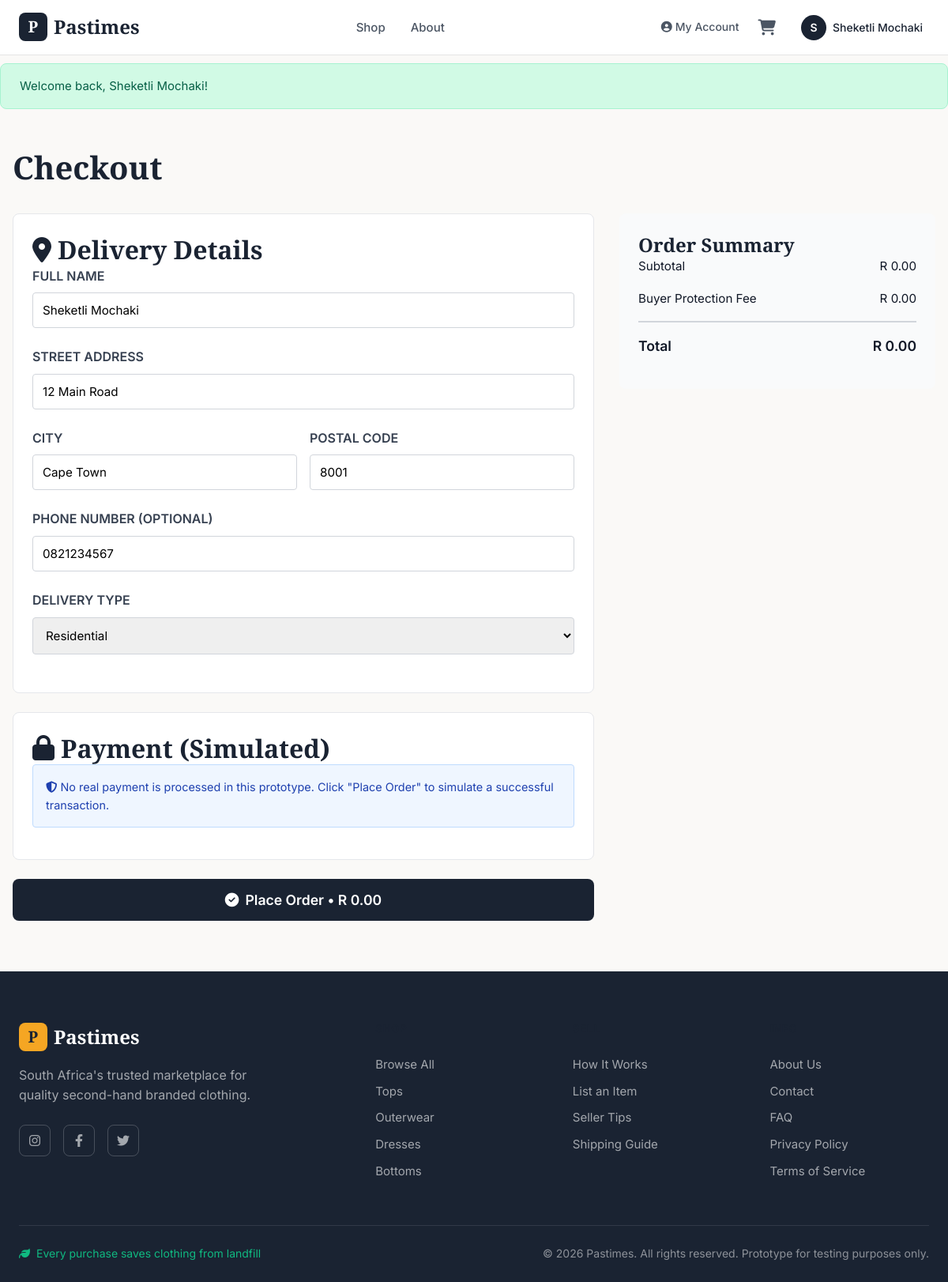
Page /checkout.php (signed in) on the committed database.
### tables this page shows
CREATE TABLE tblUser (
    userID INT AUTO_INCREMENT PRIMARY KEY,
    fullName VARCHAR(100) NOT NULL,
    email VARCHAR(150) NOT NULL UNIQUE,
    username VARCHAR(50) NOT NULL UNIQUE,
    passwordHash VARCHAR(255) NOT NULL,
    role ENUM('buyer','seller','both') DEFAULT 'buyer',
    status ENUM('pending','active','suspended') DEFAULT 'pending',
    address TEXT,
    city VARCHAR(100),
    postalCode VARCHAR(20),
    phone VARCHAR(20),
    profilePic VARCHAR(255) DEFAULT 'images/default-avatar.png',
    createdAt TIMESTAMP DEFAULT CURRENT_TIMESTAMP
);

### includes/functions.php (called while the page is built, shortened)
<?php
function formatPrice($amount) {
    return 'R ' . number_format($amount, 2);
}
?>

### checkout.php (the view, shortened to what this page needs)
<?php
require_once 'includes/DBConn.php';
require_once 'includes/functions.php';
$userID = $_SESSION['userID'];
$stmt = $conn->prepare("SELECT * FROM tblUser WHERE userID = ?");
$stmt->bind_param('i', $userID);
$stmt->execute();
$userResult = $stmt->get_result();
$user = $userResult->fetch_assoc();
$subtotal = 0;
$serviceFeesTotal = 0;
$grandTotal = $subtotal + $serviceFeesTotal;
?>
<!DOCTYPE html>
<html lang="en">
<head>
    <link rel="stylesheet" href="https://cdnjs.cloudflare.com/ajax/libs/font-awesome/6.4.0/css/all.min.css">
    <link rel="stylesheet" href="css/style.css">
</head>
<body>
    <?php include 'includes/header.php'; ?>
    <main class="container" style="max-width: 1200px; margin: 0 auto; padding: 2rem 1rem;">
        <h1 style="font-size: 2.5rem; margin-bottom: 2rem;">Checkout</h1>
        <form method="POST" class="checkout-container">
            <div class="checkout-form">
                <div style="background: white; padding: 1.5rem; border-radius: 8px; border: 1px solid #e5e7eb;">
                    <h2 style="margin-top: 0; display: flex; align-items: center; gap: 0.5rem;">
                        <i class="fas fa-map-marker-alt"></i> Delivery Details
                    </h2>
                    <div class="form-group">
                        <label for="deliveryName">FULL NAME</label>
                        <input type="text" id="deliveryName" name="deliveryName" value="<?php echo htmlspecialchars($user['fullName']); ?>" required>
                    </div>
                    <div class="form-group">
                        <label for="deliveryAddress">STREET ADDRESS</label>
                        <input type="text" id="deliveryAddress" name="deliveryAddress" value="<?php echo htmlspecialchars($user['address'] ?? ''); ?>" required>
                    </div>
                    <div class="form-row">
                        <div class="form-group">
                            <label for="deliveryCity">CITY</label>
                            <input type="text" id="deliveryCity" name="deliveryCity" value="<?php echo htmlspecialchars($user['city'] ?? ''); ?>" required>
                        </div>
                        <div class="form-group">
                            <label for="postalCode">POSTAL CODE</label>
                            <input type="text" id="postalCode" name="postalCode" value="<?php echo htmlspecialchars($user['postalCode'] ?? ''); ?>" required>
                        </div>
                    </div>
                    <div class="form-group">
                        <label for="phone">PHONE NUMBER (OPTIONAL)</label>
                        <input type="tel" id="phone" name="phone" value="<?php echo htmlspecialchars($user['phone'] ?? ''); ?>">
                    </div>
                    <div class="form-group">
                        <label for="deliveryType">DELIVERY TYPE</label>
                        <select id="deliveryType" name="deliveryType">
                            <option value="residential">Residential</option>
                        </select>
                    </div>
                </div>
                <div style="background: white; padding: 1.5rem; border-radius: 8px; border: 1px solid #e5e7eb; margin-top: 1.5rem;">
                    <h2 style="margin-top: 0; display: flex; align-items: center; gap: 0.5rem;">
                        <i class="fas fa-lock"></i> Payment (Simulated)
                    </h2>
                    <div class="payment-info">
                        <i class="fas fa-shield-alt"></i> No real payment is processed in this prototype. Click "Place Order" to simulate a successful transaction.
                    </div>
                </div>
                <button type="submit" class="btn btn-primary" style="width: 100%; padding: 1rem; font-size: 1.1rem; margin-top: 1.5rem;">
                    <i class="fas fa-check-circle"></i> Place Order • <?php echo formatPrice($grandTotal); ?>
                </button>
            </div>
            <div class="order-summary">
                <h3 style="margin-top: 0;">Order Summary</h3>
                <div class="summary-row">
                    <span>Subtotal</span>
                    <span><?php echo formatPrice($subtotal); ?></span>
                </div>
                <div class="summary-row">
                    <span>Buyer Protection Fee</span>
                    <span><?php echo formatPrice($serviceFeesTotal); ?></span>
                </div>
                <div class="summary-row total">
                    <span>Total</span>
                    <span><?php echo formatPrice($grandTotal); ?></span>
                </div>
            </div>
        </form>
    </main>
    <?php include 'includes/footer.php'; ?>
</body>
</html>

### css/style.css (style rules this page uses)
:root { --primary-dark: #1a2332; --primary-blue: #2c3e50; --accent-orange: #f5a623; --accent-teal: #00897b; --white: #ffffff; --off-white: #faf9f7; --cream: #f5f3ef; --light-gray: #e5e5e5; --medium-gray: #9ca3af; --dark-gray: #4b5563; --charcoal: #374151; --black: #111827; --success: #10b981; --success-light: #d1fae5; --warning: #f59e0b; --warning-light: #fef3c7; --error: #ef4444; --error-light: #fee2e2; --info: #3b82f6; --info-light: #dbeafe; --font-heading: 'Playfair Display', Georgia, serif; --font-body: 'Inter', -apple-system, BlinkMacSystemFont, sans-serif; --spacing-xs: 0.25rem; --spacing-sm: 0.5rem; --spacing-md: 1rem; --spacing-lg: 1.5rem; --spacing-xl: 2rem; --spacing-2xl: 3rem; --spacing-3xl: 4rem; --radius-sm: 4px; --radius-md: 8px; --radius-lg: 12px; --radius-xl: 16px; --radius-full: 9999px; --shadow-sm: 0 1px 2px rgba(0, 0, 0, 0.05); --shadow-md: 0 4px 6px -1px rgba(0, 0, 0, 0.1); --shadow-lg: 0 10px 15px -3px rgba(0, 0, 0, 0.1); --shadow-xl: 0 20px 25px -5px rgba(0, 0, 0, 0.1); --shadow-hover: 0 12px 40px rgba(0, 0, 0, 0.15); --transition-fast: 0.15s ease; --transition-base: 0.2s ease; --transition-slow: 0.3s ease; --z-dropdown: 100; --z-sticky: 200; --z-fixed: 300; --z-modal-backdrop: 400; --z-modal: 500; --z-toast: 600; }
*, *::before, *::after { box-sizing: border-box; margin: 0; padding: 0; }
html { scroll-behavior: smooth; -webkit-font-smoothing: antialiased; -moz-osx-font-smoothing: grayscale; }
body { font-family: var(--font-body); font-size: 16px; line-height: 1.6; color: var(--black); background-color: var(--off-white); min-height: 100vh; display: flex; flex-direction: column; }
button { font-family: inherit; cursor: pointer; border: none; background: none; }
input, textarea, select { font-family: inherit; font-size: inherit; }
h1, h2, h3, h4, h5, h6 { font-family: var(--font-heading); font-weight: 600; line-height: 1.3; color: var(--primary-dark); }
h1 { font-size: 2.5rem; }
h2 { font-size: 2rem; }
h3 { font-size: 1.5rem; }
.container { max-width: 1280px; margin: 0 auto; padding: 0 var(--spacing-lg); }
.btn { display: inline-flex; align-items: center; justify-content: center; gap: var(--spacing-sm); padding: var(--spacing-md) var(--spacing-xl); font-size: 0.9375rem; font-weight: 600; border-radius: var(--radius-md); transition: all var(--transition-base); cursor: pointer; border: none; }
.btn-primary { background-color: var(--primary-dark); color: var(--white); }
.form-group { margin-bottom: var(--spacing-lg); }

### checkout.php (style rules this page uses)
.checkout-container { display: grid; grid-template-columns: 1fr 400px; gap: 2rem; margin: 2rem 0; }
.form-group { margin-bottom: 1.5rem; }
.form-group label { display: block; font-weight: 600; margin-bottom: 0.5rem; color: #374151; }
.form-group input, .form-group select { width: 100%; padding: 0.75rem; border: 1px solid #d1d5db; border-radius: 4px; font-family: Inter, sans-serif; font-size: 0.95rem; }
.form-row { display: grid; grid-template-columns: 1fr 1fr; gap: 1rem; }
.order-summary { background: #f9fafb; padding: 1.5rem; border-radius: 8px; height: fit-content; position: sticky; top: 100px; }
.summary-row { display: flex; justify-content: space-between; margin-bottom: 1rem; font-size: 0.95rem; }
.summary-row.total { border-top: 2px solid #d1d5db; padding-top: 1rem; font-weight: 600; font-size: 1.1rem; }
.payment-info { background: #eff6ff; border: 1px solid #bfdbfe; padding: 1rem; border-radius: 4px; margin-bottom: 1rem; font-size: 0.9rem; color: #1e40af; }

### rows in the picture
tbluser: deliveryName "Sheketli Mochaki", deliveryAddress "12 Main Road", deliveryCity "Cape Town", postalCode "8001", phone "0821234567"

### other values in the picture
substr($_SESSION['fullName'], 0, 1) "S"
$_SESSION['fullName'] "Sheketli Mochaki"
$_SESSION['success'] "Welcome back, Sheketli Mochaki!"
formatPrice($grandTotal) "R 0.00"
formatPrice($subtotal) "R 0.00"
formatPrice($serviceFeesTotal) "R 0.00"
